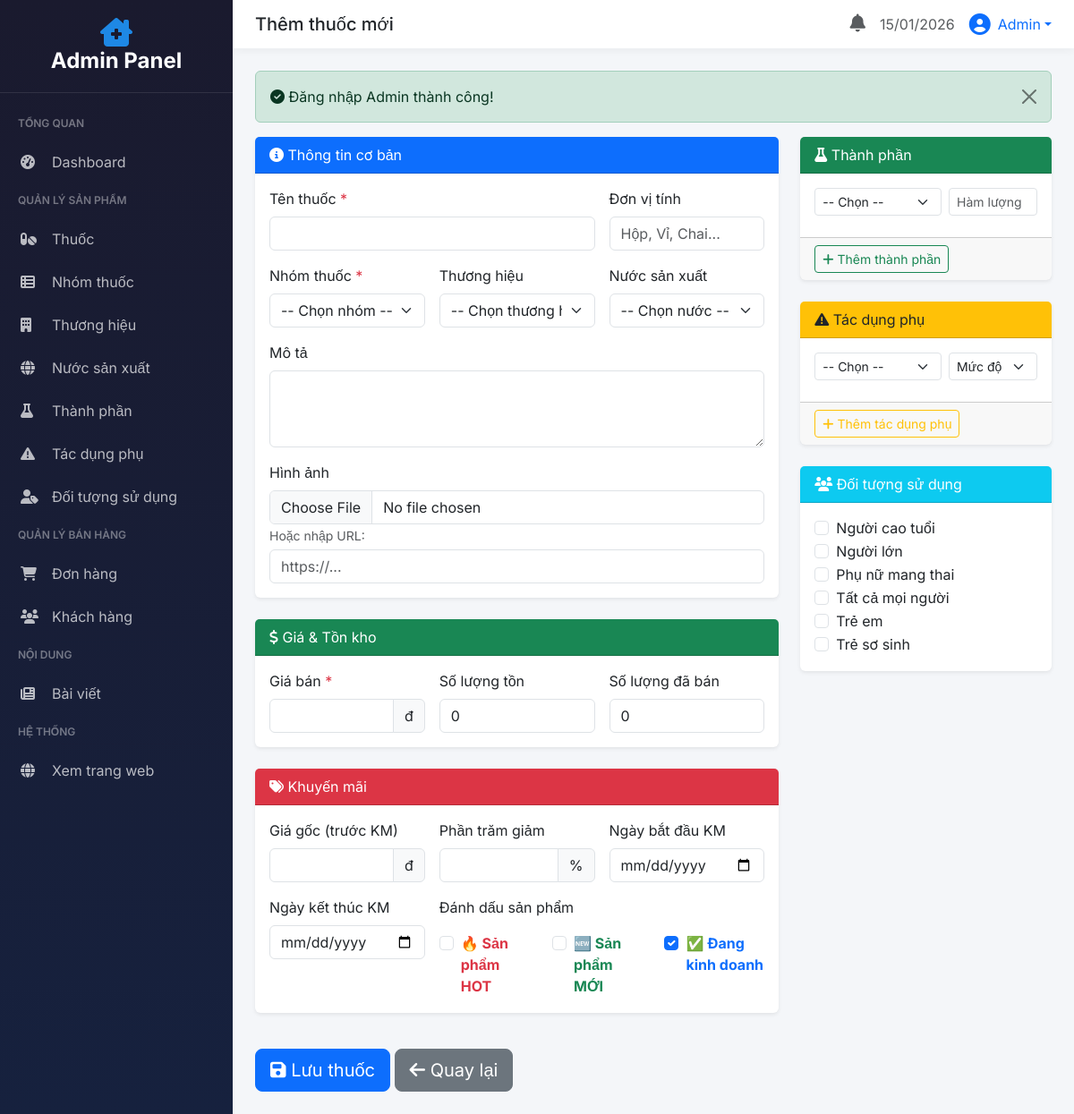
The page /php/admin/?controller=thuoc&action=create (signed in) on the database its author committed.
### tables this page shows
CREATE TABLE `doi_tuong_su_dung` (
  `MaDoiTuong` int(11) NOT NULL,
  `TenDoiTuong` varchar(100) NOT NULL,
  `MoTa` varchar(500) DEFAULT NULL
);

### php/admin/controllers/ThuocController.php (called while the page is built, shortened)
<?php
class ThuocController extends AdminController
{
    public function create()
    {
        $this->loadDropdowns();
        $this->view('thuoc/create', ['title' => 'Thêm thuốc mới']);
    }
    private function loadDropdowns()
    {
        $this->data['doiTuongs'] = $this->db->query("SELECT * FROM doi_tuong_su_dung ORDER BY TenDoiTuong")->fetchAll(PDO::FETCH_ASSOC);
    }
}

### php/config/database.php (called while the page is built)
<?php
class Database
{
    private static $instance = null;
    private $conn;
    private function __construct()
    {
        try {
            $this->conn = new PDO(
                "mysql:host=" . DB_HOST . ";dbname=" . DB_NAME . ";charset=utf8mb4",
                DB_USER,
                DB_PASS,
                [
                    PDO::ATTR_ERRMODE => PDO::ERRMODE_EXCEPTION,
                    PDO::ATTR_DEFAULT_FETCH_MODE => PDO::FETCH_ASSOC,
                    PDO::ATTR_EMULATE_PREPARES => false
                ]
            );
        } catch (PDOException $e) {
            die("Lỗi kết nối database: " . $e->getMessage());
        }
    }
    public static function getInstance()
    {
        if (self::$instance === null) {
            self::$instance = new self();
        }
        return self::$instance;
    }
    public function getConnection()
    {
        return $this->conn;
    }
}

### php/admin/views/thuoc/create.php (the view, shortened to what this page needs)
<form action="<?= BASE_URL ?>/admin/?controller=thuoc&action=create" method="post" enctype="multipart/form-data">
    <div class="row">
        <div class="col-lg-8">
            <div class="card border-0 shadow-sm mb-4">
                <div class="card-header bg-primary text-white">
                    <i class="fas fa-info-circle"></i> Thông tin cơ bản
                </div>
                <div class="card-body">
                    <div class="row g-3">
                        <div class="col-md-8">
                            <label class="form-label">Tên thuốc <span class="text-danger">*</span></label>
                            <input type="text" name="TenThuoc" class="form-control" required />
                        </div>
                        <div class="col-md-4">
                            <label class="form-label">Đơn vị tính</label>
                            <input type="text" name="DonViTinh" class="form-control" placeholder="Hộp, Vỉ, Chai..." />
                        </div>
                        <div class="col-md-4">
                            <label class="form-label">Nhóm thuốc <span class="text-danger">*</span></label>
                            <select name="MaNhomThuoc" class="form-select" required>
                                <option value="">-- Chọn nhóm --</option>
                            </select>
                        </div>
                        <div class="col-md-4">
                            <label class="form-label">Thương hiệu</label>
                            <select name="MaThuongHieu" class="form-select">
                                <option value="">-- Chọn thương hiệu --</option>
                            </select>
                        </div>
                        <div class="col-md-4">
                            <label class="form-label">Nước sản xuất</label>
                            <select name="MaNuocSX" class="form-select">
                                <option value="">-- Chọn nước --</option>
                            </select>
                        </div>
                        <div class="col-12">
                            <label class="form-label">Mô tả</label>
                            <textarea name="MoTa" class="form-control" rows="3"></textarea>
                        </div>
                        <div class="col-12">
                            <label class="form-label">Hình ảnh</label>
                            <input type="file" name="hinhAnhFile" id="hinhAnhFile" class="form-control" accept="image/*" />
                            <small class="text-muted">Hoặc nhập URL:</small>
                            <input type="text" name="HinhAnh" id="hinhAnhUrl" class="form-control mt-1" placeholder="https://..." />
                        </div>
                    </div>
                </div>
            </div>
            <div class="card border-0 shadow-sm mb-4">
                <div class="card-header bg-success text-white">
                    <i class="fas fa-dollar-sign"></i> Giá & Tồn kho
                </div>
                <div class="card-body">
                    <div class="row g-3">
                        <div class="col-md-4">
                            <label class="form-label">Giá bán <span class="text-danger">*</span></label>
                            <div class="input-group">
                                <input type="number" name="GiaBan" id="GiaBan" class="form-control" required />
                                <span class="input-group-text">đ</span>
                            </div>
                        </div>
                        <div class="col-md-4">
                            <label class="form-label">Số lượng tồn</label>
                            <input type="number" name="SoLuongTon" class="form-control" value="0" />
                        </div>
                        <div class="col-md-4">
                            <label class="form-label">Số lượng đã bán</label>
                            <input type="number" name="SoLuongDaBan" class="form-control" value="0" readonly />
                        </div>
                    </div>
                </div>
            </div>
            <div class="card border-0 shadow-sm mb-4">
                <div class="card-header bg-danger text-white">
                    <i class="fas fa-tags"></i> Khuyến mãi
                </div>
                <div class="card-body">
                    <div class="row g-3">
                        <div class="col-md-4">
                            <label class="form-label">Giá gốc (trước KM)</label>
                            <div class="input-group">
                                <input type="number" name="GiaGoc" id="GiaGoc" class="form-control" />
                                <span class="input-group-text">đ</span>
                            </div>
                        </div>
                        <div class="col-md-4">
                            <label class="form-label">Phần trăm giảm</label>
                            <div class="input-group">
                                <input type="number" name="PhanTramGiam" id="PhanTramGiam" class="form-control" min="0" max="100" />
                                <span class="input-group-text">%</span>
                            </div>
                        </div>
                        <div class="col-md-4">
                            <label class="form-label">Ngày bắt đầu KM</label>
                            <input type="date" name="NgayBatDauKM" class="form-control" />
                        </div>
                        <div class="col-md-4">
                            <label class="form-label">Ngày kết thúc KM</label>
                            <input type="date" name="NgayKetThucKM" class="form-control" />
                        </div>
                        <div class="col-md-8">
                            <label class="form-label">Đánh dấu sản phẩm</label>
                            <div class="d-flex gap-4 mt-2">
                                <div class="form-check">
                                    <input type="checkbox" name="IsHot" value="1" class="form-check-input" id="chkIsHot" />
                                    <label class="form-check-label text-danger fw-bold" for="chkIsHot">🔥 Sản phẩm HOT</label>
                                </div>
                                <div class="form-check">
                                    <input type="checkbox" name="IsNew" value="1" class="form-check-input" id="chkIsNew" />
                                    <label class="form-check-label text-success fw-bold" for="chkIsNew">🆕 Sản phẩm MỚI</label>
                                </div>
                                <div class="form-check">
                                    <input type="checkbox" name="IsActive" value="1" class="form-check-input" id="chkIsActive" checked />
                                    <label class="form-check-label text-primary fw-bold" for="chkIsActive">✅ Đang kinh doanh</label>
                                </div>
                            </div>
                        </div>
                    </div>
                </div>
            </div>
        </div>
        <div class="col-lg-4">
            <div class="card border-0 shadow-sm mb-4">
                <div class="card-header bg-success text-white">
                    <i class="fas fa-flask"></i> Thành phần
                </div>
                <div class="card-body" id="thanhPhanContainer">
                    <div class="thanh-phan-row mb-2">
                        <div class="row g-2">
                            <div class="col-7">
                                <select name="ThanhPhanIds[]" class="form-select form-select-sm">
                                    <option value="">-- Chọn --</option>
                                </select>
                            </div>
                            <div class="col-5">
                                <input type="text" name="HamLuongs[]" class="form-control form-control-sm" placeholder="Hàm lượng" />
                            </div>
                        </div>
                    </div>
                </div>
                <div class="card-footer">
                    <button type="button" class="btn btn-sm btn-outline-success" onclick="themThanhPhan()">
                        <i class="fas fa-plus"></i> Thêm thành phần
                    </button>
                </div>
            </div>
            <div class="card border-0 shadow-sm mb-4">
                <div class="card-header bg-warning text-dark">
                    <i class="fas fa-exclamation-triangle"></i> Tác dụng phụ
                </div>
                <div class="card-body" id="tacDungPhuContainer">
                    <div class="tac-dung-phu-row mb-2">
                        <div class="row g-2">
                            <div class="col-7">
                                <select name="TacDungPhuIds[]" class="form-select form-select-sm">
                                    <option value="">-- Chọn --</option>
                                </select>
                            </div>
                            <div class="col-5">
                                <select name="MucDos[]" class="form-select form-select-sm">
                                    <option value="">Mức độ</option>
                                </select>
                            </div>
                        </div>
                    </div>
                </div>
                <div class="card-footer">
                    <button type="button" class="btn btn-sm btn-outline-warning" onclick="themTacDungPhu()">
                        <i class="fas fa-plus"></i> Thêm tác dụng phụ
                    </button>
                </div>
            </div>
            <div class="card border-0 shadow-sm mb-4">
                <div class="card-header bg-info text-white">
                    <i class="fas fa-users"></i> Đối tượng sử dụng
                </div>
                <div class="card-body">
                    <?php foreach ($doiTuongs ?? [] as $dt): ?>
                        <div class="form-check">
                            <input class="form-check-input" type="checkbox" name="DoiTuongIds[]" value="<?= $dt['MaDoiTuong'] ?>" id="dt_<?= $dt['MaDoiTuong'] ?>">
                            <label class="form-check-label" for="dt_<?= $dt['MaDoiTuong'] ?>"><?= htmlspecialchars($dt['TenDoiTuong']) ?></label>
                        </div>
                    <?php endforeach; ?>
                </div>
            </div>
        </div>
    </div>
    <div class="mt-3">
        <button type="submit" class="btn btn-primary btn-lg">
            <i class="fas fa-save"></i> Lưu thuốc
        </button>
        <a href="<?= BASE_URL ?>/admin/?controller=thuoc" class="btn btn-secondary btn-lg">
            <i class="fas fa-arrow-left"></i> Quay lại
        </a>
    </div>
</form>

### php/admin/views/layouts/admin-layout.php (style rules this page uses)
:root { --sidebar-width: 260px; --primary: #1E88E5; --primary-dark: #1565C0; --dark: #1a1a2e; --dark-light: #16213e; }
body { font-family: 'Inter', sans-serif; background: #f4f6f9; }

### rows shown on the page
doi_tuong_su_dung: TenDoiTuong "Người cao tuổi"
doi_tuong_su_dung: TenDoiTuong "Người lớn"
doi_tuong_su_dung: TenDoiTuong "Phụ nữ mang thai"
doi_tuong_su_dung: TenDoiTuong "Tất cả mọi người"
doi_tuong_su_dung: TenDoiTuong "Trẻ em"
doi_tuong_su_dung: TenDoiTuong "Trẻ sơ sinh"

### other values the page prints
$title "Thêm thuốc mới"
$adminName "Admin"
$_SESSION['flash']['success'] "Đăng nhập Admin thành công!"
